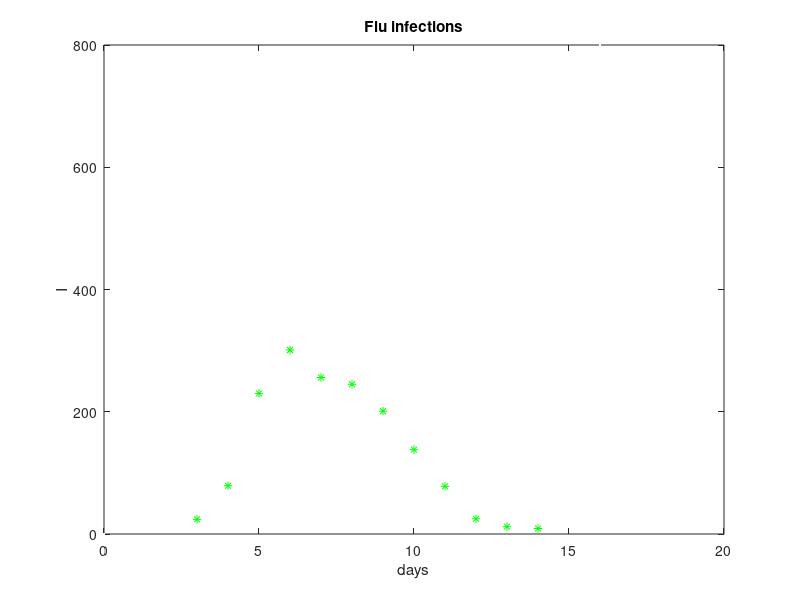

Source code (MATLAB):
%%%%%%%%%%%%%%%%%%%%%%% fludat.m %%%%%%%%%%%%%%%%%%%%%%%%%%%%%%%%%
%
%		Flu epidemic data
%
%	Usage:
%		fludat
%
%	Loads in matrix alldat(ndata,2)
%		and vectors xi (tdays), yi (I)
%		which are its columns
%               tdays is the time in days
%               I is the number of infectives (ill boys) at time t
%		The number of data points (ndata) is also returned
%
%%%%%%%%%%%%%%%%%%%%%%%%%%%%%%%%%%%%%%%%%%%%%%%%%%%%%%%%%%%%%%%%%%%%
%

echo off;
hold off;

%Data goes in here
% tdays I
alldat=[
3 24
4 79
5 230
6 301
7 256
8 245
9 201
10 138
11 78
12 25
13 12
14 9];

% end of the data
% define a few convenient variables
tdays = alldat(:,1); xi=tdays;
I = alldat(:,2); yi=I;
disp('No. of data points:')
ndata = length(tdays);
disp(ndata)

%plot the data
disp(' Press RETURN for plot')
pause
%define limits of the plot (bottom LH, top RH)
xp=[0 16]; yp=[0 800];
plot(xp,yp,'.w')
hold on

plot(xi,yi,'*g')
title('Flu infections')
xlabel('days')
ylabel('I')
hold off
